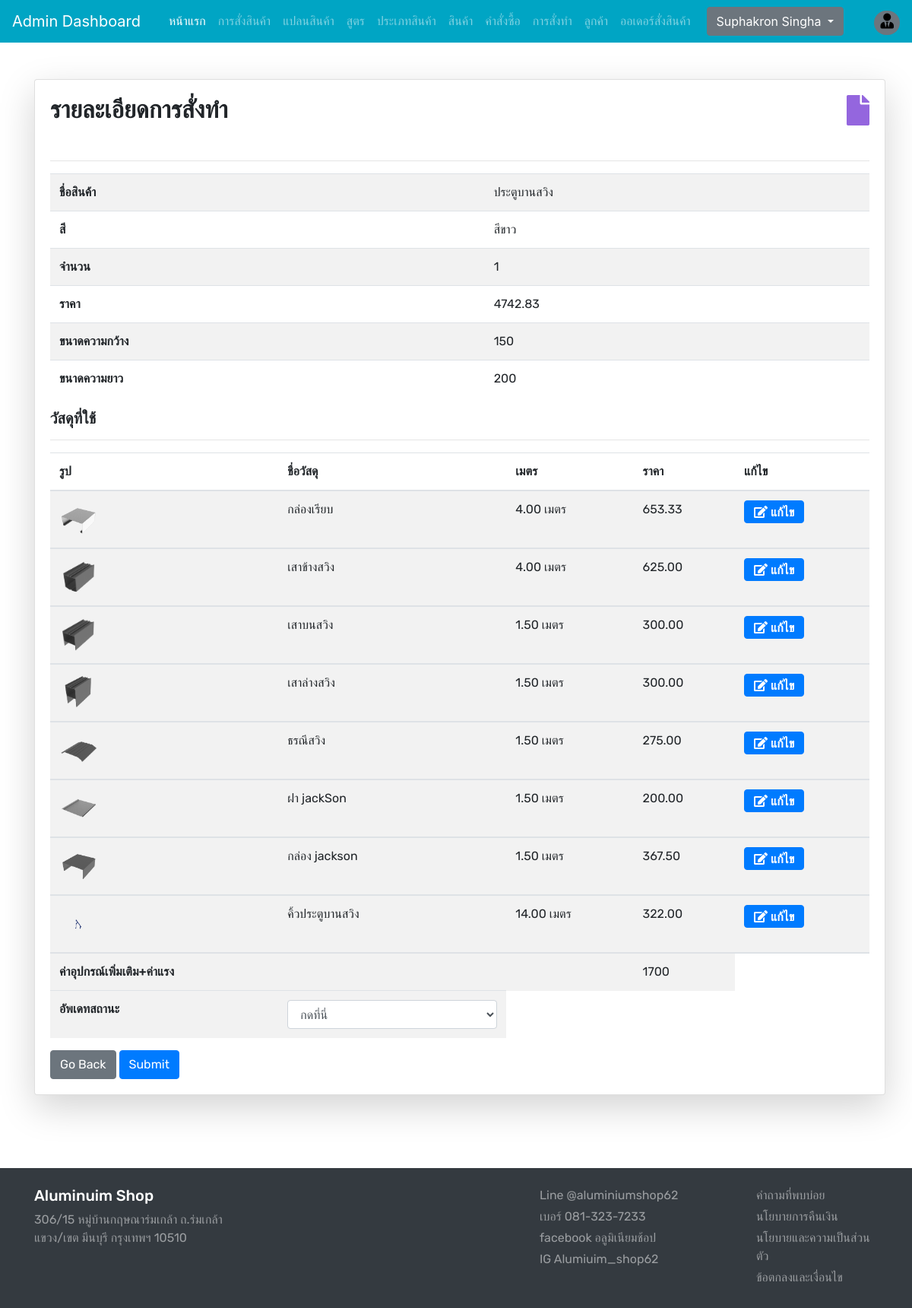
The page /admin/adminmadeOrderdetail.php?id=e77871b6-6c3b-462a-a314-e40fc54ec2af (signed in) on the database its author committed.
### tables this page shows
CREATE TABLE `made_orders` (
  `id` int(11) NOT NULL COMMENT 'รหัส',
  `made_id` varchar(255) NOT NULL COMMENT 'รหัสการสั้งทำ',
  `blue_id` int(11) NOT NULL COMMENT 'บลูปลิ้น',
  `user_id` int(11) NOT NULL COMMENT 'รหัสUser',
  `color` varchar(255) NOT NULL COMMENT 'สี',
  `made_price` double(10,2) NOT NULL COMMENT 'ราคา',
  `datetime` datetime NOT NULL DEFAULT current_timestamp() COMMENT 'เวลา',
  `width` varchar(255) NOT NULL COMMENT 'กว้าง',
  `height` varchar(255) NOT NULL COMMENT 'ยาว',
  `status` varchar(255) NOT NULL COMMENT 'สถานะ',
  `made_qty` int(11) NOT NULL COMMENT 'จำนวน'
);

CREATE TABLE `blueprint` (
  `id` int(11) NOT NULL,
  `blue_id` varchar(255) NOT NULL,
  `name` varchar(255) NOT NULL,
  `picture` varchar(255) NOT NULL,
  `b_status` varchar(255) NOT NULL
);

CREATE TABLE `made_order_details` (
  `id` int(11) NOT NULL,
  `made_id` varchar(255) NOT NULL,
  `blue_id` int(11) NOT NULL,
  `item_id` int(11) NOT NULL,
  `MD_price` double(10,2) NOT NULL,
  `MD_Qty` double(10,2) NOT NULL
);

CREATE TABLE `product` (
  `item_id` int(11) NOT NULL,
  `item_brand` int(11) NOT NULL,
  `item_name` varchar(255) NOT NULL,
  `item_price` double(10,2) NOT NULL,
  `item_image` varchar(255) NOT NULL,
  `item_register` datetime DEFAULT NULL,
  `item_qty` double(10,2) NOT NULL
);

### functions.php (called while the page is built, shortened)
<?php
require ('database/DBController.php');
require ('database/User.php');
$db = new DBController();
$userorder = new User($db);

### database/User.php (called while the page is built, shortened)
<?php
class User
{
    public $db = null;
    public function __construct(DBController $db)
    {
        $this->db = $db;
    }
    public function madeOrderUserhaed($made_id) {
        $result = mysqli_query($this->db->con,
        "SELECT made_orders.made_id, made_orders.blue_id, blueprint.name, made_orders.color, made_orders.made_qty,
        made_orders.made_price, made_orders.width, made_orders.height
        FROM made_orders
        INNER JOIN blueprint ON made_orders.blue_id = blueprint.blue_id
        WHERE made_orders.made_id  = '$made_id'");
        return $result;
    }
    public function madeOrderUserdetails($made_id) {
        $result = mysqli_query($this->db->con,
        "SELECT made_order_details.id, made_order_details.made_id, made_order_details.item_id, product.item_image, product.item_name, made_order_details.MD_price, made_order_details.MD_Qty, made_orders.status FROM made_order_details
        INNER JOIN made_orders ON made_order_details.made_id = made_orders.made_id
        INNER JOIN product ON made_order_details.item_id = product.item_id
        WHERE made_order_details.made_id = '$made_id'");
        return $result;
    }
}

### database/DBController.php (called while the page is built, shortened)
<?php
class DBController
{
    protected $host = 'localhost';
    protected $user = 'root';
    protected $password = '';
    protected $database = "project";
    public function __construct()
    {
        $this->con = mysqli_connect($this->host, $this->user, $this->password, $this->database);
    }
}

### admin/adminmadeOrderdetail.php (the view, shortened to what this page needs)
<?php
    if ($_SESSION['admin_id'] == "") {
        header("location: adminlogin.php");
    } else {
?>
<?php
include ('adminheader.php');
?>
<br>
<br>
<?php
    $made_id = $_GET['id'];
    $sql = $userorder->madeOrderUserdetails($made_id);
    while($rowza = mysqli_fetch_array($sql)) {
    $status = $rowza['status'];
    }
?>
<div class="container">
        <div class="row">
            <div class="col-md-3">
                <div class="card shadow-lg p-30 card-responsive" style="width: 70rem;">
                    <div class="card-body">
                        <div class="font-rubik ">
                            <div class="float-right">
                                <span><i class="fa fa-file" style="color:#9466de; font-size: 2.5em;"></i></span>
                                </div>
                                <h2><strong>รายละเอียดการสั่งทำ</strong></h2>
                                <br>
                                <hr>
                                <table class="table table-striped">
                                    <?php
                                        $sql = $userorder->madeOrderUserhaed($made_id);
                                        while($row1 = mysqli_fetch_array($sql)) {
                                        $blue_id = $row1['blue_id'];
                                        $itotal = $row1['made_price'];
                                        $made_qty = $row1['made_qty'];
                                    ?>
                                    <tbody>
                                        <tr>
                                            <td><strong>ชื่อสินค้า</strong></td>
                                            <td><?php echo $row1['name']; ?></td>
                                        </tr>
                                        <tr>
                                            <td><strong>สี</strong></td>
                                            <td><?php echo $row1['color']; ?></td>
                                        </tr>
                                        <tr>
                                            <td><strong>จำนวน</strong></td>
                                            <td><?php echo $row1['made_qty']; ?></td>
                                        </tr>
                                        <tr>
                                            <td><strong>ราคา</strong></td>
                                            <td><?php echo  $itotal; ?></td>
                                        </tr>
                                        <tr>
                                            <td><strong>ขนาดความกว้าง</strong></td>
                                            <td><?php echo $row1['width']; ?></td>
                                        </tr>
                                        <tr>
                                            <td><strong>ขนาดความยาว</strong></td>
                                            <td><?php echo $row1['height']; ?></td>
                                        </tr>
                                    </tbody>
                                    <?php
                                        }
                                    ?>
                                </table>
                                <h5><strong>วัสดุที่ใช้</strong></h5>
                                <table class="table table-striped">
                                    <thead>
                                        <th>รูป</th>
                                        <th>ชื่อวัสดุ</th>
                                        <th>เมตร</th>
                                        <th>ราคา</th>
                                        <?php if($status=='in process'){ ?>
                                        <?php }else if($status=='success'){ ?>
                                        <?php }else if($status=='rejected'){ ?>
                                        <?php }else if($status=='finish'){ ?>
                                        <?php }else if($status=='Acept'){ ?>
                                        <?php }else{ ?>
                                        <th>แก้ไข</th>
                                        <?php } ?>
                                    </thead>
                                    <?php
                                        $sql = $userorder->madeOrderUserdetails($made_id);
                                        while($row = mysqli_fetch_array($sql)) {
                                    ?>
                                    <tbody>
                                        <tr>
                                            <td><img src="../<?php echo $row['item_image']; ?>" width="50px" height="50px" alt=" "></td>
                                            <td><?php echo $row['item_name']; ?></td>
                                            <td><?php echo $row['MD_Qty']; ?> เมตร</td>
                                            <td><?php echo $row['MD_price']; ?></td>
                                            <?php if($status=='in process'){ ?>
                                            <?php }else if($status=='success'){ ?>
                                            <?php }else if($status=='rejected'){ ?>
                                            <?php }else if($status=='finish'){ ?>
                                            <?php }else if($status=='Acept'){ ?>
                                            <?php }else{ ?>
                                            <td><a href="adminmadeOrderdetail1.php?id=<?php echo $row['id']; ?>" class="fas fa-edit btn btn-primary" style="font-size: 16px;">&nbsp;แก้ไข</a></td>
                                            <?php } ?>
                                        </tr>
                                        <?php
                                            }
                                            if($blue_id == 1){
                                                $vat = 1700*$made_qty;
                                            }
                                        ?>
                                        <tbody>
                                            <tr>
                                                <td><strong>ค่าอุปกรณ์เพิ่มเติม+ค่าแรง</strong></td>
                                                <td></td>
                                                <td></td>
                                                <td><?php echo $vat; ?></td>
                                                <hr>
                                            </tr>
                                        </tbody>
                                        <?php if($status=='in process'){ ?>
                                            <form method="post" action="adminupdatemadeOrdersdetail.php">
                                                <input type="hidden" value="<?php echo $made_id ?>" required class="form-control" name="made_id">
                                                <tr>
                                                    <td><strong>อัพเดทสถานะ</strong></td>
                                                    <td>
                                                        <select class="form-control" name="status">
                                                            <option value="" disabled selected>กดที่นี่</option>
                                                            <option value="finish">รอรับสินค้าที่หน้าร้าน</option>
                                                            <option value="success">เรียบร้อย</option>
                                                            <option value="rejected">ยกเลิก</option>
                                                        </select>
                                                    </td>
                                                </tr>
                                        <?php }else if($status=='success'){ ?>
                                        <?php }else if($status=='rejected'){ ?>
                                        <?php }else if($status=='Acept'){ ?>
                                        <?php }else{ ?>
                                            <form method="post" action="adminupdatemadeOrdersdetail1.php">
                                                <tr>
                                                    <td><strong>อัพเดทสถานะ</strong></td>
                                                    <td>
                                                        <select class="form-control" name="status">
                                                            <option value="" disabled selected>กดที่นี่</option>
                                                        </select>
                                                    </td>
                                                </tr>
                                        <?php } ?>
                                    </tbody>
                                </table>
                                <a href="adminmadeOrder.php" class="btn btn-secondary">Go Back</a>
                                <button class="btn btn-primary" type="submit" name="submit">Submit</button>
                            </div>
                        </div>
                    </div>
                </div>
            </div>
        </div>
<br>
<br>
<br>
<br>
<?php
include ('adminfooter.php');
?>
<?php
}
?>

### style.css (style rules this page uses)
button, button:focus { outline: none !important; box-shadow: none !important; }
.font-rubik { font-family: "Rubik", cursive; }

### admin/adminmadeOrderdetail.php (style rules this page uses)
body { background-image: url("./yousef-espanioly-c9Bh_Wf3aUw-unsplash.jpg"); background-size: cover; background-repeat: no-repeat; width: 100%; height: 100%; }

### rows shown on the page
made_orders: blueprint.name "ประตูบานสวิง", color "สีขาว", made_qty "1", made_price "4742.83", width "150", height "200", made_qty "1700"
made_order_details: item.item_image (picture), item.item_name "กล่องเรียบ", MD_Qty "4.00", MD_price "653.33"
made_order_details: item.item_image (picture), item.item_name "เสาข้างสวิง", MD_Qty "4.00", MD_price "625.00"
made_order_details: item.item_image (picture), item.item_name "เสาบนสวิง", MD_Qty "1.50", MD_price "300.00"
made_order_details: item.item_image (picture), item.item_name "เสาล่างสวิง", MD_Qty "1.50", MD_price "300.00"
made_order_details: item.item_image (picture), item.item_name "ธรณีสวิง", MD_Qty "1.50", MD_price "275.00"
made_order_details: item.item_image (picture), item.item_name "ฝา jackSon", MD_Qty "1.50", MD_price "200.00"
made_order_details: item.item_image (picture), item.item_name "กล่อง jackson", MD_Qty "1.50", MD_price "367.50"
made_order_details: item.item_image (picture), item.item_name "คิ้วประตูบานสวิง", MD_Qty "14.00", MD_price "322.00"

### other values the page prints
$_SESSION['A_fullname'] "Suphakron Singha"
